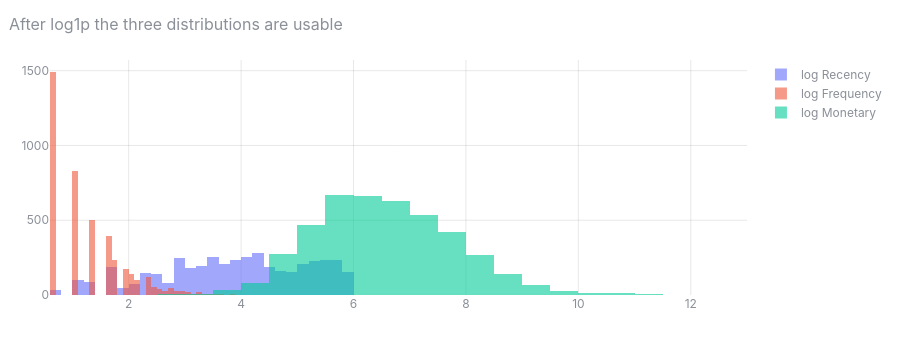

Notebook code for this chart:
### Code cell
fig = go.Figure()
for f in sg.FEATURES:
    fig.add_histogram(x=np.log1p(c[f]), name=f"log {f}", opacity=.6, nbinsx=50)
fig.update_layout(barmode="overlay", title="After log1p the three distributions are usable")
viz._style(fig, "After log1p the three distributions are usable", 340)

### Figure 1 — Plotly figure (JSON) as saved in the notebook; plotly's stock layout.template omitted (floating-point values rounded to 4 significant figures; data arrays with more than 128 entries replaced by an {"elided": "..."} marker saying what was removed)
{"data": [{"name": "log Recency", "nbinsx": 50, "opacity": 0.6, "type": "histogram", "x": {"elided": "4320 float values"}}, {"name": "log Frequency", "nbinsx": 50, "opacity": 0.6, "type": "histogram", "x": {"elided": "4320 float values"}}, {"name": "log Monetary", "nbinsx": 50, "opacity": 0.6, "type": "histogram", "x": {"elided": "4320 float values"}}], "layout": {"barmode": "overlay", "font": {"color": "#8a8f98", "family": "Inter, system-ui, sans-serif", "size": 12}, "height": 340, "hoverlabel": {"font": {"size": 12}}, "legend": {"bgcolor": "rgba(0,0,0,0)"}, "margin": {"b": 45, "l": 50, "r": 20, "t": 60}, "paper_bgcolor": "rgba(0,0,0,0)", "plot_bgcolor": "rgba(0,0,0,0)", "title": {"font": {"size": 16}, "text": "After log1p the three distributions are usable", "x": 0.01}, "xaxis": {"gridcolor": "rgba(128,128,128,.18)", "zeroline": false}, "yaxis": {"gridcolor": "rgba(128,128,128,.18)", "zeroline": false}}}
